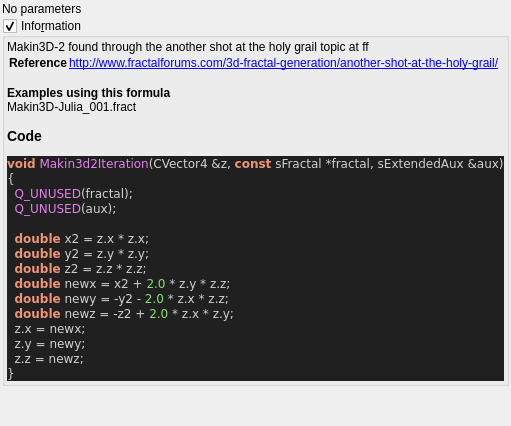
<?xml version="1.0" encoding="UTF-8"?>
<ui version="4.0">
 <class>makin3d2</class>
 <widget class="QWidget" name="Form">
  <property name="geometry">
   <rect>
    <x>0</x>
    <y>0</y>
    <width>400</width>
    <height>426</height>
   </rect>
  </property>
  <property name="windowTitle">
   <string notr="true">makin3d2</string>
  </property>
  <layout class="QVBoxLayout" name="verticalLayout">
   <property name="spacing">
    <number>2</number>
   </property>
   <property name="leftMargin">
    <number>2</number>
   </property>
   <property name="topMargin">
    <number>2</number>
   </property>
   <property name="rightMargin">
    <number>2</number>
   </property>
   <property name="bottomMargin">
    <number>2</number>
   </property>
   <item>
    <widget class="QLabel" name="label">
     <property name="text">
      <string>No parameters</string>
     </property>
    </widget>
   </item>
   <item>
    <widget class="MyGroupBox" name="groupCheck_info">
     <property name="title">
      <string>Info&amp;rmation</string>
     </property>
     <property name="flat">
      <bool>false</bool>
     </property>
     <property name="checkable">
      <bool>true</bool>
     </property>
     <layout class="QVBoxLayout" name="verticalLayout_2">
      <property name="spacing">
       <number>2</number>
      </property>
      <property name="leftMargin">
       <number>2</number>
      </property>
      <property name="topMargin">
       <number>2</number>
      </property>
      <property name="rightMargin">
       <number>2</number>
      </property>
      <property name="bottomMargin">
       <number>2</number>
      </property>
      <item>
       <widget class="QLabel" name="label_code_content">
        <property name="text">
         <string notr="true">&lt;p&gt;Makin3D-2 found through the another shot at the holy grail topic at ff&lt;/p&gt;&lt;table&gt;
&lt;tr&gt;&lt;th&gt;Reference&lt;/th&gt;&lt;td&gt;&lt;a href=&quot;http://www.fractalforums.com/3d-fractal-generation/another-shot-at-the-holy-grail/&quot;&gt;http://www.fractalforums.com/3d-fractal-generation/another-shot-at-the-holy-grail/&lt;br&gt;
&lt;/td&gt;&lt;/tr&gt;
&lt;/table&gt;
&lt;br&gt;&lt;b&gt;Examples using this formula&lt;/b&gt;&lt;br&gt;Makin3D-Julia_001.fract&lt;h3&gt;Code&lt;/h3&gt;
&lt;body style=&quot;background-color:#202020&quot;&gt;
&lt;pre style=&quot;color:#d0d0d0; background-color:#202020;  font-family:'Courier New',monospace;&quot;&gt;&lt;span style=&quot;color:#f09479; font-weight:bold&quot;&gt;void&lt;/span&gt; &lt;span style=&quot;color:#e47eed&quot;&gt;Makin3d2Iteration&lt;/span&gt;&lt;span style=&quot;color:#d0d0d0&quot;&gt;(&lt;/span&gt;CVector4 &lt;span style=&quot;color:#d0d0d0&quot;&gt;&amp;amp;&lt;/span&gt;z&lt;span style=&quot;color:#d0d0d0&quot;&gt;,&lt;/span&gt; &lt;span style=&quot;color:#f09479; font-weight:bold&quot;&gt;const&lt;/span&gt; sFractal &lt;span style=&quot;color:#d0d0d0&quot;&gt;*&lt;/span&gt;fractal&lt;span style=&quot;color:#d0d0d0&quot;&gt;,&lt;/span&gt; sExtendedAux &lt;span style=&quot;color:#d0d0d0&quot;&gt;&amp;amp;&lt;/span&gt;aux&lt;span style=&quot;color:#d0d0d0&quot;&gt;)&lt;/span&gt;
&lt;span style=&quot;color:#d0d0d0&quot;&gt;{&lt;/span&gt;
  &lt;span style=&quot;color:#e47eed&quot;&gt;Q_UNUSED&lt;/span&gt;&lt;span style=&quot;color:#d0d0d0&quot;&gt;(&lt;/span&gt;fractal&lt;span style=&quot;color:#d0d0d0&quot;&gt;);&lt;/span&gt;
  &lt;span style=&quot;color:#e47eed&quot;&gt;Q_UNUSED&lt;/span&gt;&lt;span style=&quot;color:#d0d0d0&quot;&gt;(&lt;/span&gt;aux&lt;span style=&quot;color:#d0d0d0&quot;&gt;);&lt;/span&gt;

  &lt;span style=&quot;color:#f09479; font-weight:bold&quot;&gt;double&lt;/span&gt; x2 &lt;span style=&quot;color:#d0d0d0&quot;&gt;=&lt;/span&gt; z&lt;span style=&quot;color:#d0d0d0&quot;&gt;.&lt;/span&gt;x &lt;span style=&quot;color:#d0d0d0&quot;&gt;*&lt;/span&gt; z&lt;span style=&quot;color:#d0d0d0&quot;&gt;.&lt;/span&gt;x&lt;span style=&quot;color:#d0d0d0&quot;&gt;;&lt;/span&gt;
  &lt;span style=&quot;color:#f09479; font-weight:bold&quot;&gt;double&lt;/span&gt; y2 &lt;span style=&quot;color:#d0d0d0&quot;&gt;=&lt;/span&gt; z&lt;span style=&quot;color:#d0d0d0&quot;&gt;.&lt;/span&gt;y &lt;span style=&quot;color:#d0d0d0&quot;&gt;*&lt;/span&gt; z&lt;span style=&quot;color:#d0d0d0&quot;&gt;.&lt;/span&gt;y&lt;span style=&quot;color:#d0d0d0&quot;&gt;;&lt;/span&gt;
  &lt;span style=&quot;color:#f09479; font-weight:bold&quot;&gt;double&lt;/span&gt; z2 &lt;span style=&quot;color:#d0d0d0&quot;&gt;=&lt;/span&gt; z&lt;span style=&quot;color:#d0d0d0&quot;&gt;.&lt;/span&gt;z &lt;span style=&quot;color:#d0d0d0&quot;&gt;*&lt;/span&gt; z&lt;span style=&quot;color:#d0d0d0&quot;&gt;.&lt;/span&gt;z&lt;span style=&quot;color:#d0d0d0&quot;&gt;;&lt;/span&gt;
  &lt;span style=&quot;color:#f09479; font-weight:bold&quot;&gt;double&lt;/span&gt; newx &lt;span style=&quot;color:#d0d0d0&quot;&gt;=&lt;/span&gt; x2 &lt;span style=&quot;color:#d0d0d0&quot;&gt;+&lt;/span&gt; &lt;span style=&quot;color:#87df71&quot;&gt;2.0&lt;/span&gt; &lt;span style=&quot;color:#d0d0d0&quot;&gt;*&lt;/span&gt; z&lt;span style=&quot;color:#d0d0d0&quot;&gt;.&lt;/span&gt;y &lt;span style=&quot;color:#d0d0d0&quot;&gt;*&lt;/span&gt; z&lt;span style=&quot;color:#d0d0d0&quot;&gt;.&lt;/span&gt;z&lt;span style=&quot;color:#d0d0d0&quot;&gt;;&lt;/span&gt;
  &lt;span style=&quot;color:#f09479; font-weight:bold&quot;&gt;double&lt;/span&gt; newy &lt;span style=&quot;color:#d0d0d0&quot;&gt;= -&lt;/span&gt;y2 &lt;span style=&quot;color:#d0d0d0&quot;&gt;-&lt;/span&gt; &lt;span style=&quot;color:#87df71&quot;&gt;2.0&lt;/span&gt; &lt;span style=&quot;color:#d0d0d0&quot;&gt;*&lt;/span&gt; z&lt;span style=&quot;color:#d0d0d0&quot;&gt;.&lt;/span&gt;x &lt;span style=&quot;color:#d0d0d0&quot;&gt;*&lt;/span&gt; z&lt;span style=&quot;color:#d0d0d0&quot;&gt;.&lt;/span&gt;z&lt;span style=&quot;color:#d0d0d0&quot;&gt;;&lt;/span&gt;
  &lt;span style=&quot;color:#f09479; font-weight:bold&quot;&gt;double&lt;/span&gt; newz &lt;span style=&quot;color:#d0d0d0&quot;&gt;= -&lt;/span&gt;z2 &lt;span style=&quot;color:#d0d0d0&quot;&gt;+&lt;/span&gt; &lt;span style=&quot;color:#87df71&quot;&gt;2.0&lt;/span&gt; &lt;span style=&quot;color:#d0d0d0&quot;&gt;*&lt;/span&gt; z&lt;span style=&quot;color:#d0d0d0&quot;&gt;.&lt;/span&gt;x &lt;span style=&quot;color:#d0d0d0&quot;&gt;*&lt;/span&gt; z&lt;span style=&quot;color:#d0d0d0&quot;&gt;.&lt;/span&gt;y&lt;span style=&quot;color:#d0d0d0&quot;&gt;;&lt;/span&gt;
  z&lt;span style=&quot;color:#d0d0d0&quot;&gt;.&lt;/span&gt;x &lt;span style=&quot;color:#d0d0d0&quot;&gt;=&lt;/span&gt; newx&lt;span style=&quot;color:#d0d0d0&quot;&gt;;&lt;/span&gt;
  z&lt;span style=&quot;color:#d0d0d0&quot;&gt;.&lt;/span&gt;y &lt;span style=&quot;color:#d0d0d0&quot;&gt;=&lt;/span&gt; newy&lt;span style=&quot;color:#d0d0d0&quot;&gt;;&lt;/span&gt;
  z&lt;span style=&quot;color:#d0d0d0&quot;&gt;.&lt;/span&gt;z &lt;span style=&quot;color:#d0d0d0&quot;&gt;=&lt;/span&gt; newz&lt;span style=&quot;color:#d0d0d0&quot;&gt;;&lt;/span&gt;
&lt;span style=&quot;color:#d0d0d0&quot;&gt;}&lt;/span&gt;
&lt;/pre&gt;
&lt;/body&gt;</string>
        </property>
        <property name="wordWrap">
         <bool>true</bool>
        </property>
        <property name="openExternalLinks">
         <bool>true</bool>
        </property>
        <property name="textInteractionFlags">
         <set>Qt::LinksAccessibleByMouse|Qt::TextSelectableByMouse</set>
        </property>
       </widget>
      </item>
     </layout>
    </widget>
   </item>
   <item>
    <spacer name="verticalSpacer">
     <property name="orientation">
      <enum>Qt::Vertical</enum>
     </property>
     <property name="sizeHint" stdset="0">
      <size>
       <width>20</width>
       <height>40</height>
      </size>
     </property>
    </spacer>
   </item>
  </layout>
 </widget>
 <customwidgets>
  <customwidget>
   <class>MyGroupBox</class>
   <extends>QGroupBox</extends>
   <header>my_group_box.h</header>
   <container>1</container>
  </customwidget>
 </customwidgets>
 <tabstops>
  <tabstop>groupCheck_info</tabstop>
 </tabstops>
 <resources/>
 <connections/>
</ui>
